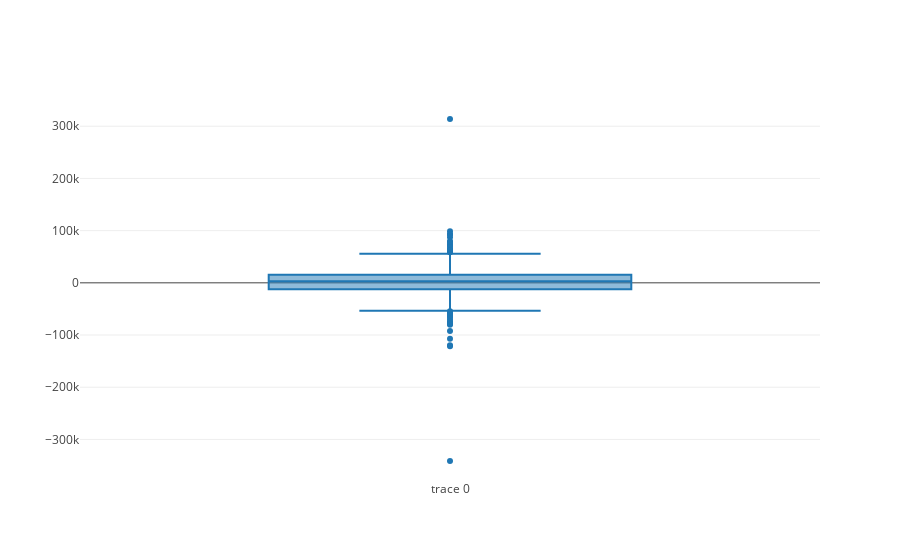

The code cell stored with this chart in its notebook:
### Markdown cell above
# Box plot

### Code cell
trace0 = go.Box(
    y=dollars['difference']
)

data = [trace0]
py.iplot(data)

### Figure 1 — Plotly figure (JSON) as saved in the notebook; plotly's stock layout.template omitted (floating-point values rounded to 4 significant figures; data arrays with more than 128 entries replaced by an {"elided": "..."} marker saying what was removed)
{"data": [{"type": "box", "y": {"elided": "482 float values"}}], "layout": {}}
